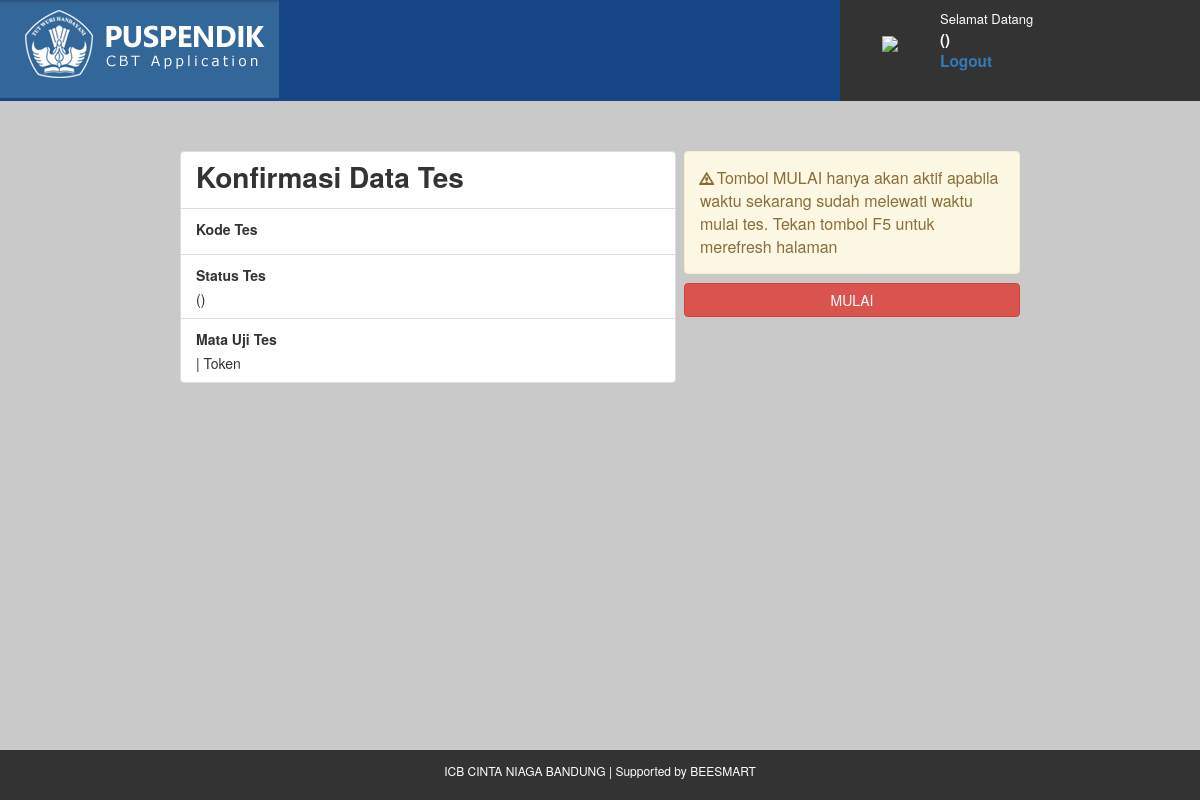
Screenshot of /panel/pages/mulai.php with the database file from the repository.
### tables this page shows
CREATE TABLE `cbt_admin` (
  `Urut` int(11) NOT NULL,
  `XSekolah` varchar(250) NOT NULL,
  `XTingkat` varchar(3) NOT NULL,
  `XIp` varchar(15) NOT NULL,
  `XAlamat` text NOT NULL,
  `XKec` varchar(50) NOT NULL,
  `XKab` varchar(50) NOT NULL,
  `XProp` varchar(50) NOT NULL,
  `XTelp` varchar(20) NOT NULL,
  `XFax` varchar(20) NOT NULL,
  `XEmail` varchar(250) NOT NULL,
  `XWeb` varchar(200) NOT NULL,
  `XLogo` text NOT NULL,
  `XBanner` varchar(250) NOT NULL,
  `XKepSek` varchar(100) NOT NULL,
  `XAdmin` varchar(100) NOT NULL,
  `XPicAdmin` varchar(250) NOT NULL,
  `XWarna` varchar(10) NOT NULL,
  `XStatus` varchar(1) NOT NULL,
  `XKodeSekolah` varchar(50) NOT NULL,
  `XNIPKepsek` varchar(30) NOT NULL,
  `XNIPAdmin` varchar(30) NOT NULL,
  `XLogin` varchar(50) NOT NULL,
  `XH1` varchar(50) NOT NULL,
  `XH3` varchar(30) NOT NULL,
  `XH2` varchar(50) NOT NULL,
  `XFolderPusat` tinytext NOT NULL COMMENT 'jika folder besmart3 diubah',
  `XLoginUtama` varchar(50) NOT NULL,
  `XeLearning` varchar(50) NOT NULL
);

### panel/pages/mulai.php (the view, shortened to what this page needs)
<!DOCTYPE html>
<html class="no-js" lang="en"><head><meta http-equiv="Content-Type" content="text/html; charset=UTF-8">
<main>
<link href="css/klien.css" rel="stylesheet">
<link rel="stylesheet" href="css/bootstrap2.min.css">
<?php
$sql = mysql_query("select * from cbt_admin");
$r = mysql_fetch_array($sql);
?>
<body class="font-medium" style="background-color:#c9c9c9">
<header style="background-color:<?php echo "$r[XWarna]"; ?>">
<div class="group">
    <div class="left" style="background-color:<?php echo "$r[XWarna]"; ?>"><a href="http://tuwagapat.com"><img src="images/<?php echo "$r[XBanner]"; ?>" style=" margin-left:0px;"></a>
    </div>
    	<div class="right"><table width="100%" border="0" cellspacing="5px;" style="margin-top:10px">
     					<tr><td rowspan="3" width="100px" align="center"><img src="fotosiswa/<?php echo "$gambar"; ?>" style=" margin-left:0px; margin-top:5px" class="foto"></td>
						<td><span  style=" margin-left:0px; margin-top:5px">Selamat Datang</span></td></tr>
                        <tr><td><span class="user"><?php echo "$val_siswa ($xkodekelas)"; ?></span></td></tr>
                        <tr><td><span class="log"><a href="logout.php">Logout</a><span></td></tr>
						</table>
                        </div>
      	</div>
</header>
<div class="grup" style="width:70%; margin:0 auto; margin-top:50px">
<div class="kiri">
            <form action="puspendik.php" method="post">
                            <div class="list-group-item top-heading">
                                <h1 class="list-group-item-heading page-label">Konfirmasi Data Tes </h1>
                            </div>
                            <div class="list-group-item">
                                <label class="list-group-item-heading">Kode Tes</label>
                            </div>
                            <div class="list-group-item">
                                <label class="list-group-item-heading">Status Tes</label>
                                <p class="list-group-item-text"><?php echo "$val_siswa ($xkodekelas)"; ?></p>
                            </div>
                            <div class="list-group-item">
                                <label class="list-group-item-heading">Mata Uji Tes</label>
                                <p class="list-group-item-text"><?php echo "$xnamamapel"; ?> <?php echo "| Token $xtokenujian"; ?></p>
                            </div>
            </form>
</div>
<div class="kanan">
	<div id="myerror" class="alert alert-warning" role="alert" style="font-size: 13px; font-style:normal; font-weight:normal">
    <i class="glyphicon glyphicon-warning-sign"></i>
    <font size="3px">Tombol MULAI hanya akan aktif apabila waktu sekarang sudah melewati waktu mulai tes. Tekan tombol F5 untuk merefresh halaman</font>
    </div><a href=ujian.php><button type="submit" class="btn btn-danger btn-block doblockui">MULAI</button></a>
</div>
</div>
<br>
<footer style=" width:100%;bottom:0px; position:absolute; margin-top:50px">
    <div class="container" style=" font-size:12px">
        <p><?php echo strtoupper("$r[XSekolah]"); ?> | Supported by BEESMART</p>
    </div>
</footer>

### panel/pages/mulai.php (style rules this page uses)
.left { float: left; width: 70%; }
.right { float: right; width: 30%; background-color: #333333; height:101px; color:#FFFFFF; font-size: 13px; font-style:normal; font-weight:normal; }
.user { color:#FFFFFF; font-size: 15px; font-style:normal; font-weight:bold; top:-20px; }
.log { color:#3799c2; font-size: 11px; font-style:normal; font-weight:bold; top:-20px; }
.group:after { content:""; display: table; clear: both; }
.foto { height:80px; }
.kiri { float: left; width: 59%; }
.kanan { float: right; width: 40%; font-size: 13px; font-style:normal; font-weight:normal; }
.grup:after { content:""; display: table; clear: both; }

### rows the page displays
cbt_admin: XBanner (picture), XSekolah "ICB CINTA NIAGA BANDUNG"
